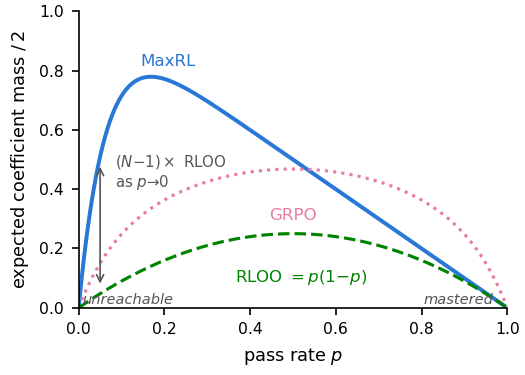

Source code (Python):
#!/usr/bin/env python
"""Figure 1 - what each estimator's activity geometry rewards at N=16.

The u_N(p) family and the identity u_N = p(1-p) w_{N-1} are carried by the
claim-map figure; this panel is the cross-estimator comparison only.

All three curves are EXACT finite-N expected coefficient mass / 2 for the
DEPLOYED estimators, same convention (sum of |per-rollout coefficients|;
RLOO/GRPO carry the 1/N prefactor):
  MaxRL  u_N = A_N/2                                   (Prop. 1)
  RLOO   p(1-p)                                        (exact)
  GRPO   sample-SD (ddof=1) normalization, matching estimators.py and verl
         core_algos.py:  sqrt((N-1)/N) * (1/N) E[sqrt(K(N-K))], K~Bin(N,p)
         (MC-verified against the code) -- not the population w(p) curves,
         which diverge at the tails.
"""
import os
from math import comb

import matplotlib

matplotlib.use("Agg")
import matplotlib.pyplot as plt
import numpy as np

HERE = os.path.dirname(os.path.abspath(__file__))

BLUE = "#2a78d6"
GREEN = "#008300"
MAGENTA = "#e87ba4"
GRAY = "#555555"

plt.rcParams.update({
    "font.size": 8.5, "axes.titlesize": 9, "axes.labelsize": 8.5,
    "xtick.labelsize": 7.5, "ytick.labelsize": 7.5, "legend.fontsize": 7.5,
    "axes.spines.top": False, "axes.spines.right": False,
    "axes.linewidth": 0.8, "pdf.fonttype": 42, "ps.fonttype": 42,
})

fig, ax = plt.subplots(1, 1, figsize=(3.5, 2.5))
p = np.linspace(0, 1, 2000)
N = 16

u16 = (1.0 - (1.0 - p) ** N) - p          # MaxRL mass / 2 (Prop. 1)
rloo = p * (1 - p)                        # RLOO mass / 2 (exact)
grpo = np.zeros_like(p)                   # GRPO mass / 2 (exact, sample SD)
for k in range(1, N):
    grpo += comb(N, k) * p**k * (1 - p)**(N - k) * np.sqrt(k * (N - k)) / N
grpo *= np.sqrt((N - 1) / N)

ax.plot(p, u16, color=BLUE, lw=1.9)
ax.plot(p, grpo, color=MAGENTA, lw=1.5, ls=":")
ax.plot(p, rloo, color=GREEN, lw=1.5, ls="--")

ax.text(0.145, 0.815, "MaxRL", fontsize=8, color=BLUE, ha="left")
ax.text(0.50, 0.335, "GRPO", fontsize=8, color=MAGENTA, ha="center", va="top")
ax.text(0.52, 0.135, "RLOO $=p(1{-}p)$", fontsize=8, color=GREEN,
        ha="center", va="top")

# frontier asymmetry: MaxRL mass -> (N-1) x RLOO as p -> 0
p0 = 0.05
ax.annotate("", xy=(p0, np.interp(p0, p, u16) - 0.02),
            xytext=(p0, p0 * (1 - p0) + 0.02),
            arrowprops=dict(arrowstyle="<->", lw=0.8, color=GRAY))
ax.text(0.085, 0.455, "$(N{-}1)\\times$ RLOO\nas $p\\to0$", fontsize=7.2,
        color=GRAY, ha="left", va="center", linespacing=1.15)

# the two dead zones, where no priority rule can help
ax.text(0.115, 0.025, "unreachable", fontsize=7.0, color=GRAY,
        ha="center", va="center", style="italic")
ax.text(0.885, 0.025, "mastered", fontsize=7.0, color=GRAY,
        ha="center", va="center", style="italic")

ax.set_xlim(0, 1)
ax.set_ylim(0, 1.0)
ax.set_xlabel("pass rate $p$")
ax.set_ylabel(r"expected coefficient mass $/\,2$")

fig.tight_layout(pad=0.3)
fig.savefig(os.path.join(HERE, "fig1_utility.pdf"))
fig.savefig(os.path.join(HERE, "fig1_utility.png"), dpi=150)
print("wrote fig1_utility.pdf / .png")
